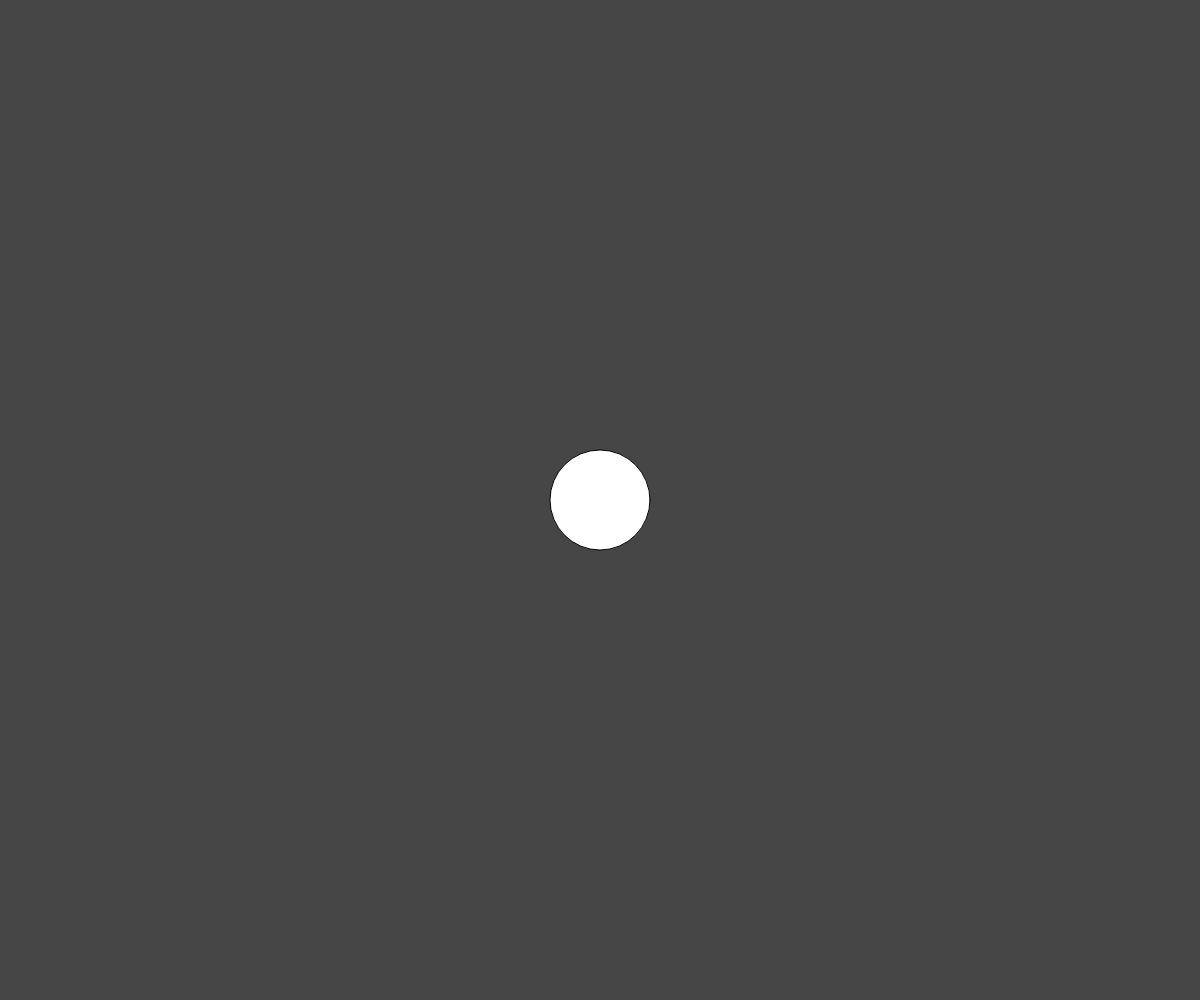
Frame 1 (no input)
Frame 60 (no input): identical to frame 1, image omitted
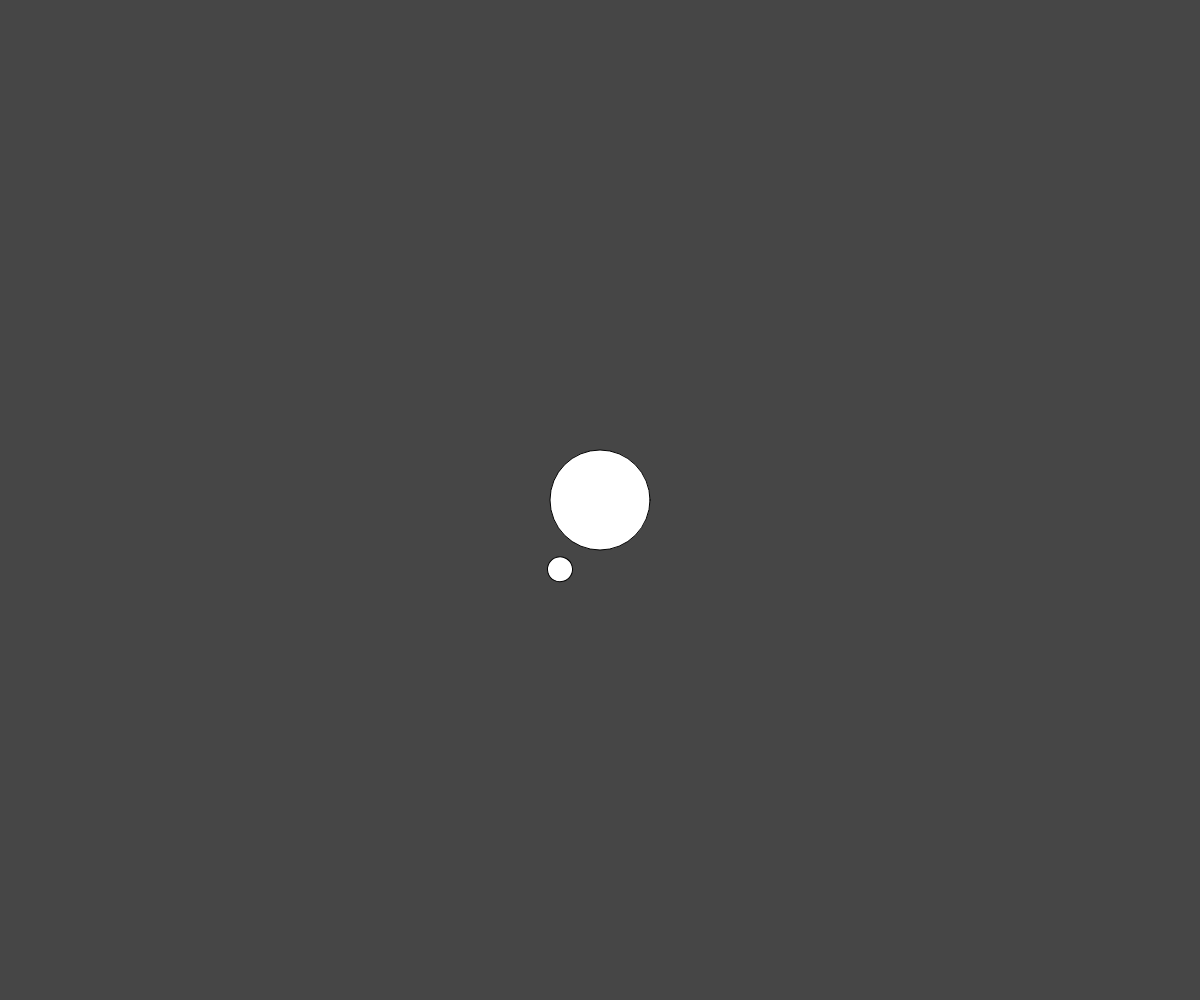
Frame 120 (the mouse pressed at the canvas centre since frame 60)

The p5.js sketch that drew these frames (run headless with seeded random() and noise() and a simulated clock; from frame 60 on, the mouse is pressed at the canvas centre):

// p5.js sketch
// ── sketch.js
// planets and moons
// Xinchen Yao
// Date
//
// Extra for Experts:
// - describe what you did to take this project "above and beyond"

let myPlanet;

function setup() {
  createCanvas(windowWidth, windowHeight);
  angleMode(DEGREES);
  myPlanet = new Planet(width/2,height/2);
}

function draw() {
  background(70);
  myPlanet.display();
}

function mousePressed(){

  if(keyIsPressed && keyCode=== SHIFT){
    myPlanet= new Planet(mouseX,mouseY);
  }
  else{
    myPlanet.createmoon();

  }
  
}

function keyPressed(){
  if(keyCode !== SHIFT){
    myPlanet.relocate(mouseX,mouseY);
  }
}
class Planet{
  //1 cons
  constructor(x,y){
    this.x = x; this.y = y; this.s = 100;
    this.moons = [];

  }
  //2. class functions
  display(){
    circle(this.x,this.y,this.s);

    for(let m of this.moons){
      m.update();
    }

  }

  relocate(){
    
  }

  createmoon(){
    this.moons.push(new Moon(this.x,this.y));
  }
}

class Moon{
  constructor(x,y){
    this.x = x; this.y = y; this.speed = 2;
    this.angle = 0; this.orbitradius = 80; this.s = 25;

  }
  update(){
    this.move();
    this.display();
  }
  move(){
    this.angle += this.speed;

  }

  display(){
    push();
    translate(this.x,this.y);
    rotate(this.angle);
    circle(this.orbitradius,0,this.s);



    pop();

  }
}
